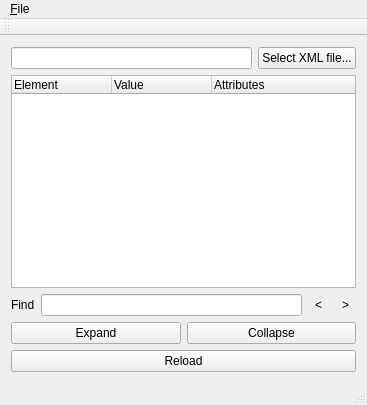
<?xml version="1.0" encoding="UTF-8"?>
<ui version="4.0">
 <class>MainWindow</class>
 <widget class="QMainWindow" name="MainWindow">
  <property name="geometry">
   <rect>
    <x>0</x>
    <y>0</y>
    <width>367</width>
    <height>405</height>
   </rect>
  </property>
  <property name="windowTitle">
   <string>MainWindow</string>
  </property>
  <widget class="QWidget" name="centralWidget">
   <layout class="QVBoxLayout" name="verticalLayout_2">
    <item>
     <layout class="QVBoxLayout" name="verticalLayout">
      <item>
       <layout class="QHBoxLayout" name="horizontalLayout">
        <item>
         <widget class="QLineEdit" name="filePath_lineEdit">
          <property name="readOnly">
           <bool>true</bool>
          </property>
         </widget>
        </item>
        <item>
         <widget class="QPushButton" name="browse_pushButton">
          <property name="text">
           <string>Select XML file...</string>
          </property>
         </widget>
        </item>
       </layout>
      </item>
      <item>
       <widget class="XmlTreeWidget" name="treeWidget">
        <property name="columnCount">
         <number>3</number>
        </property>
        <column>
         <property name="text">
          <string notr="true">Element</string>
         </property>
        </column>
        <column>
         <property name="text">
          <string>Value</string>
         </property>
        </column>
        <column>
         <property name="text">
          <string>Attributes</string>
         </property>
        </column>
       </widget>
      </item>
      <item>
       <layout class="QHBoxLayout" name="horizontalLayout_2">
        <item>
         <widget class="QLabel" name="label">
          <property name="text">
           <string>Find</string>
          </property>
         </widget>
        </item>
        <item>
         <widget class="QLineEdit" name="find_lineEdit"/>
        </item>
        <item>
         <widget class="QToolButton" name="findPrev_toolButton">
          <property name="text">
           <string>&lt;</string>
          </property>
          <property name="icon">
           <iconset resource="resources/icons.qrc">
            <normaloff>:/arrow-left.png</normaloff>:/arrow-left.png</iconset>
          </property>
          <property name="autoRaise">
           <bool>true</bool>
          </property>
         </widget>
        </item>
        <item>
         <widget class="QToolButton" name="findNext_toolButton">
          <property name="text">
           <string>&gt;</string>
          </property>
          <property name="icon">
           <iconset resource="resources/icons.qrc">
            <normaloff>:/arrow-right.png</normaloff>:/arrow-right.png</iconset>
          </property>
          <property name="autoRaise">
           <bool>true</bool>
          </property>
         </widget>
        </item>
       </layout>
      </item>
      <item>
       <layout class="QHBoxLayout" name="horizontalLayout_3">
        <item>
         <widget class="QPushButton" name="expand_pushButton">
          <property name="text">
           <string>Expand</string>
          </property>
         </widget>
        </item>
        <item>
         <widget class="QPushButton" name="collapse_pushButton">
          <property name="text">
           <string>Collapse</string>
          </property>
         </widget>
        </item>
       </layout>
      </item>
      <item>
       <widget class="QPushButton" name="refresh_pushButton">
        <property name="text">
         <string>Reload</string>
        </property>
       </widget>
      </item>
     </layout>
    </item>
   </layout>
  </widget>
  <widget class="QMenuBar" name="menuBar">
   <property name="geometry">
    <rect>
     <x>0</x>
     <y>0</y>
     <width>367</width>
     <height>21</height>
    </rect>
   </property>
   <widget class="QMenu" name="menu_File">
    <property name="title">
     <string>&amp;File</string>
    </property>
    <addaction name="actionE_xit"/>
   </widget>
   <addaction name="menu_File"/>
  </widget>
  <widget class="QToolBar" name="mainToolBar">
   <attribute name="toolBarArea">
    <enum>TopToolBarArea</enum>
   </attribute>
   <attribute name="toolBarBreak">
    <bool>false</bool>
   </attribute>
  </widget>
  <widget class="QStatusBar" name="statusBar"/>
  <action name="actionE_xit">
   <property name="text">
    <string>E&amp;xit</string>
   </property>
  </action>
 </widget>
 <layoutdefault spacing="6" margin="11"/>
 <customwidgets>
  <customwidget>
   <class>XmlTreeWidget</class>
   <extends>QTreeWidget</extends>
   <header>xmltreewidget.h</header>
  </customwidget>
 </customwidgets>
 <resources>
  <include location="resources/icons.qrc"/>
 </resources>
 <connections/>
</ui>
